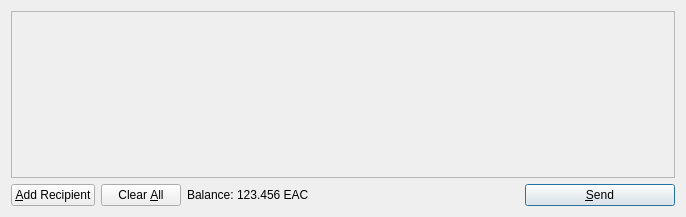
<?xml version="1.0" encoding="UTF-8"?>
<ui version="4.0">
 <class>SendCoinsDialog</class>
 <widget class="QDialog" name="SendCoinsDialog">
  <property name="geometry">
   <rect>
    <x>0</x>
    <y>0</y>
    <width>686</width>
    <height>217</height>
   </rect>
  </property>
  <property name="windowTitle">
   <string>Send Coins</string>
  </property>
  <layout class="QVBoxLayout" name="verticalLayout">
   <item>
    <widget class="QScrollArea" name="scrollArea">
     <property name="widgetResizable">
      <bool>true</bool>
     </property>
     <widget class="QWidget" name="scrollAreaWidgetContents">
      <property name="geometry">
       <rect>
        <x>0</x>
        <y>0</y>
        <width>666</width>
        <height>165</height>
       </rect>
      </property>
      <layout class="QVBoxLayout" name="verticalLayout_2">
       <property name="margin">
        <number>0</number>
       </property>
       <item>
        <layout class="QVBoxLayout" name="entries">
         <property name="spacing">
          <number>6</number>
         </property>
        </layout>
       </item>
       <item>
        <spacer name="verticalSpacer">
         <property name="orientation">
          <enum>Qt::Vertical</enum>
         </property>
         <property name="sizeHint" stdset="0">
          <size>
           <width>20</width>
           <height>40</height>
          </size>
         </property>
        </spacer>
       </item>
      </layout>
     </widget>
    </widget>
   </item>
   <item>
    <layout class="QHBoxLayout" name="horizontalLayout">
     <item>
      <widget class="QPushButton" name="addButton">
       <property name="toolTip">
        <string>Send to multiple recipients at once</string>
       </property>
       <property name="text">
        <string>&amp;Add Recipient</string>
       </property>
       <property name="icon">
        <iconset resource="../bitcoin.qrc">
         <normaloff>:/icons/add</normaloff>:/icons/add</iconset>
       </property>
       <property name="autoDefault">
        <bool>false</bool>
       </property>
      </widget>
     </item>
     <item>
      <widget class="QPushButton" name="clearButton">
       <property name="sizePolicy">
        <sizepolicy hsizetype="Minimum" vsizetype="Fixed">
         <horstretch>0</horstretch>
         <verstretch>0</verstretch>
        </sizepolicy>
       </property>
       <property name="toolTip">
        <string>Remove all transaction fields</string>
       </property>
       <property name="text">
        <string>Clear &amp;All</string>
       </property>
       <property name="icon">
        <iconset resource="../bitcoin.qrc">
         <normaloff>:/icons/remove</normaloff>:/icons/remove</iconset>
       </property>
       <property name="autoRepeatDelay">
        <number>300</number>
       </property>
       <property name="autoDefault">
        <bool>false</bool>
       </property>
      </widget>
     </item>
     <item>
      <layout class="QHBoxLayout" name="horizontalLayout_2">
       <property name="spacing">
        <number>3</number>
       </property>
       <item>
        <widget class="QLabel" name="label">
         <property name="text">
          <string>Balance:</string>
         </property>
        </widget>
       </item>
       <item>
        <widget class="QLabel" name="labelBalance">
         <property name="cursor">
          <cursorShape>IBeamCursor</cursorShape>
         </property>
         <property name="text">
          <string>123.456 EAC</string>
         </property>
         <property name="textInteractionFlags">
          <set>Qt::LinksAccessibleByMouse|Qt::TextSelectableByKeyboard|Qt::TextSelectableByMouse</set>
         </property>
        </widget>
       </item>
      </layout>
     </item>
     <item>
      <spacer name="horizontalSpacer">
       <property name="orientation">
        <enum>Qt::Horizontal</enum>
       </property>
       <property name="sizeHint" stdset="0">
        <size>
         <width>40</width>
         <height>20</height>
        </size>
       </property>
      </spacer>
     </item>
     <item>
      <widget class="QPushButton" name="sendButton">
       <property name="minimumSize">
        <size>
         <width>150</width>
         <height>0</height>
        </size>
       </property>
       <property name="toolTip">
        <string>Confirm the send action</string>
       </property>
       <property name="text">
        <string>&amp;Send</string>
       </property>
       <property name="icon">
        <iconset resource="../bitcoin.qrc">
         <normaloff>:/icons/send</normaloff>:/icons/send</iconset>
       </property>
       <property name="default">
        <bool>true</bool>
       </property>
      </widget>
     </item>
    </layout>
   </item>
  </layout>
 </widget>
 <resources>
  <include location="../bitcoin.qrc"/>
 </resources>
 <connections/>
</ui>
